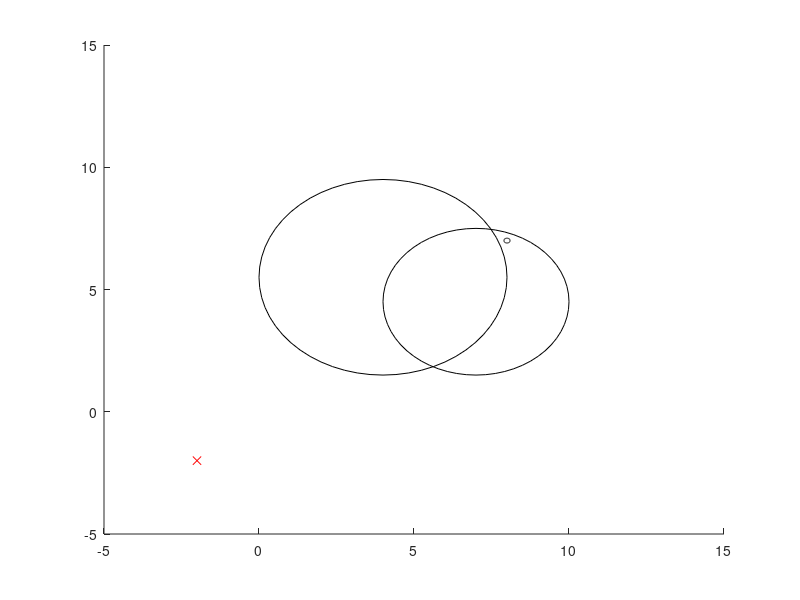

The MATLAB source for this figure: (Note: this script raises an error after producing the figure.)
%close all;
clear;
clc;

%% figure
% fig1 = figure(1);
% ax1 = axes('Parent', fig1, 'xlim', [-5, 5], 'ylim', [-5, 5], 'zlim', [0, 5]);
% view(ax1, 3);
% grid on;
% hold(ax1, 'on');

fig2 = figure(2);
ax2 = axes('Parent', fig2, 'xlim', [-5, 15], 'ylim', [-5, 15]);
hold(ax2, 'on');

%%
% objectMatrix = makehgtform('translate', [1, 1, 1]);
% ht1 = hgtransform('Parent', ax1, 'Matrix', objectMatrix);
% [x, y, z] = sphere(10);
% 
% surf('Parent', ht1, x, y, z);



%%
H = 12;

dt = 0.8;
base_pos = [0; 0; 1];
arm_pos = [0; 0; 0; -1; 0.5; 1.5; 0];
u_start = zeros(9, 1);
start = [base_pos; arm_pos];
goal_base_pos = [-2; -2; pi/4];
goal_arm_pos = [1; 1; -0.5; -1.5; 0.5; 1; 0.2];

goal = [goal_base_pos; goal_arm_pos];

problem.xinit = [start; 0; u_start];
problem.x0 = repmat([start; u_start; 0], H, 1);

obstacles = ones(50 * 4, 1) * -100;
obstacles(1:4) = [4; 5.5; 0; 4];
obstacles(5:8) = [7; 4.5; 0; 3];
obstacles(9:12) = [8; 7; 0; 0.1];
% wq, wx, wo, wslack, wpu, wpqdot, 
weights = [1, 10, 0, 10000, 0, 0];
for i=1:3
    rectangle('Parent', ax2, 'Position', [obstacles(4 * (i-1) + 1) - obstacles(4 * (i-1) + 4) obstacles(4 * (i-1) + 2) - obstacles(4 * (i-1) + 4) 2 * obstacles(4 * (i-1) + 4) 2 * obstacles(4 * (i-1) + 4)], 'Curvature', 1);
end
plot(goal_base_pos(1), goal_base_pos(2), 'rx');
% ht1 = hgtransform('Parent', ax2);
% posMatrix = makehgtform('translate', [start(1:2)', 0]) * makehgtform('zrotate', start(3));
% set(ht1, 'Matrix', posMatrix);
% rectangle('Parent', ht1, 'Position', [-0.5, -0.5, 1, 1]);

%% Converting obstacles and fill up

r = 0.1;
L = 0.9;
params = repmat([dt, r, L, goal', weights, obstacles'], 1, H)';
problem.all_parameters = params;

curState = start;
newState = start;
error = 10000;
t = 0;
while 1
    [output, exitflag, info] = mm_MPC(problem);
    curState = output.x02(1:10);
    curU = output.x01(12:13);
    disp(curU);
    problem.xinit = output.x02;
    problem.x0 = [output.x01;
        output.x02;...
        output.x03;...
        output.x04;...
        output.x05;...
        output.x06;...
        output.x07;...
        output.x08;...
        output.x09;...
        output.x10;...
        output.x11;...
        output.x12;...
        output.x12];
    problem.x0 = repmat(output.x01, H, 1);
    
    disp(exitflag);
    newState = dynamics_mm(curU, newState, dt, r, L);
    plot(ax2, curState(1), curState(2), 'ro');
    pause(0.001);
    %disp(curState);
    
    oldError = error;
    error = norm(curState(1:2) - goal(1:2));
    disp(error);
    if error < 0.1 || oldError <= 0.1 * error
        break;
    end
    t = t + dt;
  
end

    function x_base_next = dynamics_mm(u, x_base, dt, r, L)
    x_base_next = [x_base(1) + r/2 * (u(1) + u(2)) * cos(x_base(3)) * dt;
        x_base(2) + r/2 * (u(1) + u(2)) * sin(x_base(3)) * dt;
        x_base(3) + r/L * (u(1) - u(2)) * dt];
end


